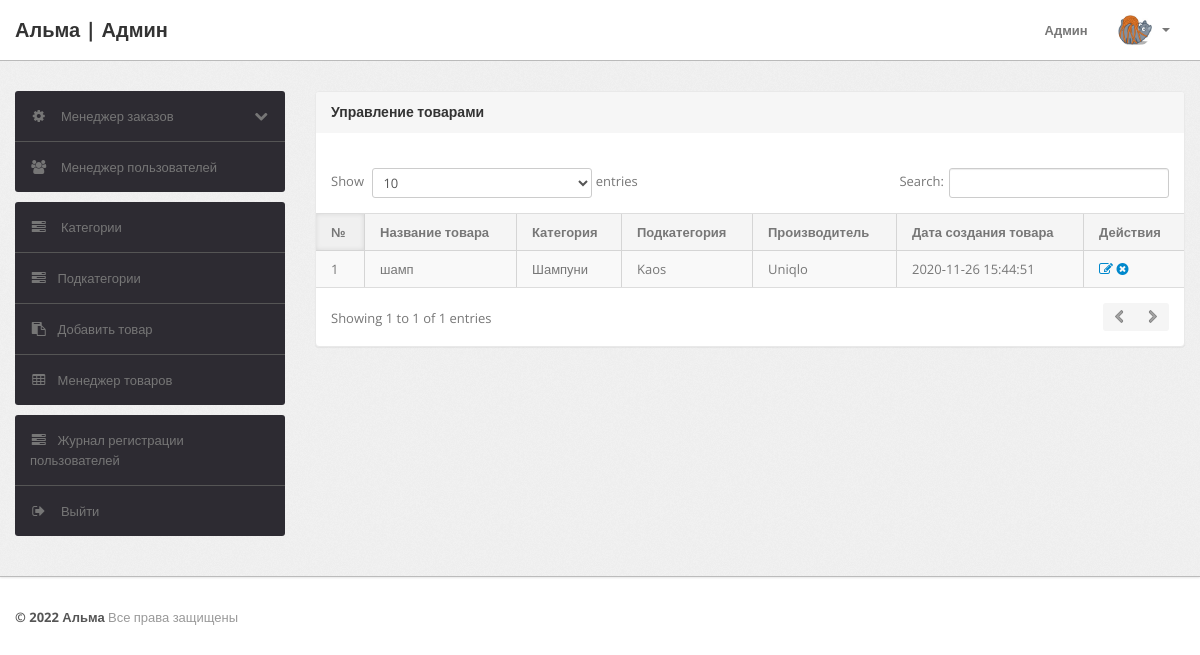
/admin/manage-products.php (signed in), run on the app's committed database.
### tables this page shows
CREATE TABLE `products` (
  `id` int(11) NOT NULL,
  `category` int(11) NOT NULL,
  `subCategory` int(11) DEFAULT NULL,
  `productName` varchar(255) DEFAULT NULL,
  `productCompany` varchar(255) DEFAULT NULL,
  `productPrice` int(11) DEFAULT NULL,
  `productPriceBeforeDiscount` int(11) DEFAULT NULL,
  `productDescription` longtext,
  `productImage1` varchar(255) DEFAULT NULL,
  `productImage2` varchar(255) DEFAULT NULL,
  `productImage3` varchar(255) DEFAULT NULL,
  `shippingCharge` int(11) DEFAULT NULL,
  `productAvailability` varchar(255) DEFAULT NULL,
  `postingDate` timestamp NULL DEFAULT CURRENT_TIMESTAMP,
  `updationDate` varchar(255) DEFAULT NULL
);

CREATE TABLE `category` (
  `id` int(11) NOT NULL,
  `categoryName` varchar(255) DEFAULT NULL,
  `categoryDescription` longtext,
  `creationDate` timestamp NOT NULL DEFAULT CURRENT_TIMESTAMP,
  `updationDate` varchar(255) DEFAULT NULL
);

CREATE TABLE `subcategory` (
  `id` int(11) NOT NULL,
  `categoryid` int(11) DEFAULT NULL,
  `subcategory` varchar(255) DEFAULT NULL,
  `creationDate` timestamp NULL DEFAULT CURRENT_TIMESTAMP,
  `updationDate` varchar(255) DEFAULT NULL
);

### admin/manage-products.php (the view, shortened to what this page needs)
<?php
include('include/config.php');
if(strlen($_SESSION['alogin'])==0)
	{
header('location:index.php');
}
else{
?>
<!DOCTYPE html>
<html lang="ru">
<head>
	<link type="text/css" href="bootstrap/css/bootstrap.min.css" rel="stylesheet">
	<link type="text/css" href="bootstrap/css/bootstrap-responsive.min.css" rel="stylesheet">
	<link type="text/css" href="css/theme.css" rel="stylesheet">
	<link type="text/css" href="images/icons/css/font-awesome.css" rel="stylesheet">
</head>
<body>
<?php include('include/header.php');?>
	<div class="wrapper">
		<div class="container">
			<div class="row">
<?php include('include/sidebar.php');?>
			<div class="span9">
					<div class="content">
	<div class="module">
							<div class="module-head">
								<h3>Управление товарами</h3>
							</div>
							<div class="module-body table">
									<br />
								<table cellpadding="0" cellspacing="0" border="0" class="datatable-1 table table-bordered table-striped	 display" width="100%">
									<thead>
										<tr>
											<th>№</th>
											<th>Название товара</th>
											<th>Категория </th>
											<th>Подкатегория</th>
											<th>Производитель</th>
											<th>Дата создания товара</th>
											<th>Действия</th>
										</tr>
									</thead>
									<tbody>
<?php $query=mysqli_query($con,"select products.*,category.categoryName,subcategory.subcategory from products join category on category.id=products.category join subcategory on subcategory.id=products.subCategory");
$cnt=1;
while($row=mysqli_fetch_array($query))
{
?>
										<tr>
											<td><?php echo htmlentities($cnt);?></td>
											<td><?php echo htmlentities($row['productName']);?></td>
											<td><?php echo htmlentities($row['categoryName']);?></td>
											<td> <?php echo htmlentities($row['subcategory']);?></td>
											<td><?php echo htmlentities($row['productCompany']);?></td>
											<td><?php echo htmlentities($row['postingDate']);?></td>
											<td>
											<a href="edit-products.php?id=<?php echo $row['id']?>" ><i class="icon-edit"></i></a>
											<a href="manage-products.php?id=<?php echo $row['id']?>&del=delete" onClick="return confirm('Вы уверены, что хотите удалить товар?')"><i class="icon-remove-sign"></i></a></td>
										</tr>
										<?php $cnt=$cnt+1; } ?>
								</table>
							</div>
						</div>
					</div>
				</div>
			</div>
		</div>
	</div>
<?php include('include/footer.php');?>
</body>
<?php } ?>

### data on the page
products: productName "шамп", category.categoryName "Шампуни", subcategory.subcategory "Kaos", productCompany "Uniqlo", postingDate "2020-11-26 15:44:51"
